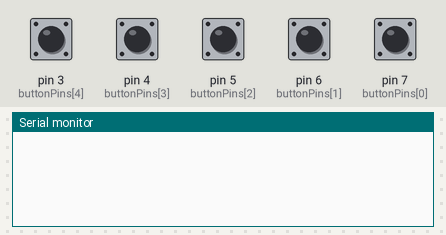
Simulated run of this sketch. Board: Arduino Uno, built with avr-gcc and run on an emulated ATmega328P. Parts: the last lines printed to the serial monitor. The inputs (shaded band) are chosen by the test bench; at power-on: pin 3 (buttonPins[4]), pin 4 (buttonPins[3]), pin 5 (buttonPins[2]), pin 6 (buttonPins[1]), pin 7 (buttonPins[0]) HIGH.

Above: at 1.2 s.
1.3 s: pin 3 (buttonPins[4]) pulled LOW for 0.15 s
At 3.0 s:
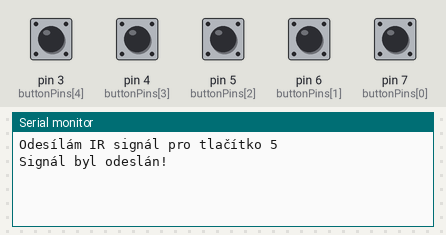
3.3 s: pin 4 (buttonPins[3]) pulled LOW for 0.15 s
At 3.7 s:
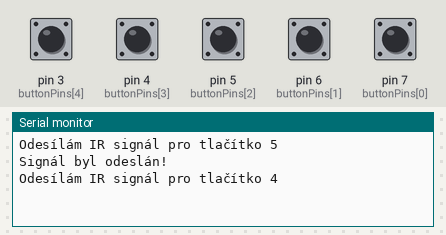
4.9 s: pin 5 (buttonPins[2]) pulled LOW for 0.15 s
At 6.0 s:
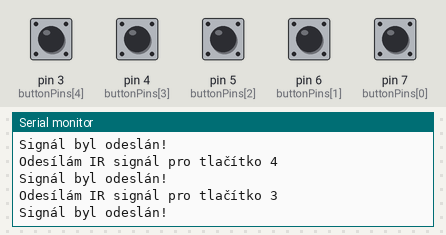
6.5 s: pin 6 (buttonPins[1]) pulled LOW for 0.15 s
At 7.8 s:
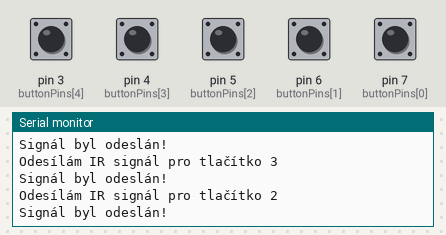
8.1 s: pin 7 (buttonPins[0]) pulled LOW for 0.15 s
At 9.6 s:
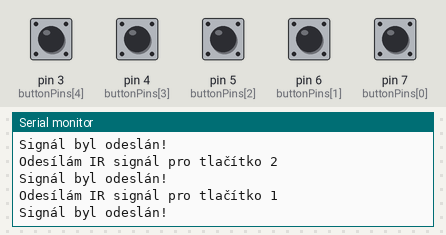
Timing chart, 0 to 10.7 s (numbered marks = the images above; inputs shaded):
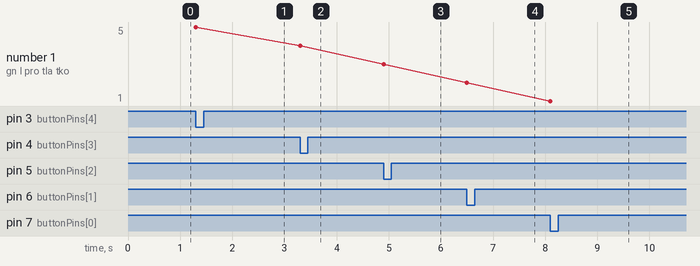

The sketch:

controller.ino
```cpp
#include <IRremote.h>

const int ledPin = 2;
const int buttonPins[] = {7, 6, 5, 4, 3, 1};

IRsend irsend(ledPin);
bool buttonState[] = {false, false, false, false, false, false};

uint16_t irSignals[6][12] = {
  {4500, 4500, 560, 560, 560, 1690, 560, 560, 560, 1690, 1200, 300},
  {4600, 4400, 580, 1700, 540, 600, 580, 560, 580, 1650, 800, 400},
  {4300, 4700, 600, 600, 600, 1600, 600, 600, 600, 1750, 1500, 350},
  {4700, 4300, 590, 1690, 570, 570, 590, 570, 590, 1600, 900, 500},
  {4400, 4600, 570, 570, 570, 570, 570, 570, 570, 1700, 1000, 450},
  {4550, 4450, 580, 1680, 560, 1700, 580, 580, 580, 580, 1100, 320}
};

void setup() {
  Serial.begin(9600);
  for (int i = 0; i < 6; i++) {
    pinMode(buttonPins[i], INPUT_PULLUP);
  }
}

void loop() {
  for (int i = 0; i < 6; i++) {
    checkButton(buttonPins[i], buttonState[i], irSignals[i], 12, i);
  }
}

void checkButton(int buttonPin, bool &buttonState, uint16_t signal[], int length, int index) {
  if (digitalRead(buttonPin) == LOW) {
    if (!buttonState) {
      buttonState = true;
      Serial.print("Odesílám IR signál pro tlačítko ");
      Serial.println(index + 1);

      for (int j = 0; j < 3; j++) {
        irsend.sendRaw(signal, length, 38);
        delay(100);
      }

      Serial.println("Signál byl odeslán!");
      delay(500);
    }
  } else {
    buttonState = false;
  }
}
```

Measured:
- after the input at 1.3 s, the serial monitor: prints a new line at once (image 1)
- after the input at 3.3 s, the serial monitor: prints a new line at once (image 2)
- after the input at 4.9 s, the serial monitor: prints a new line at once (image 3)
- after the input at 6.5 s, the serial monitor: prints a new line at once (image 4)
- after the input at 8.1 s, the serial monitor: prints a new line at once (image 5)
- plotted number 1: 5 → 4 after the input at 3.3 s, 4 → 3 after the input at 4.9 s, 3 → 2 after the input at 6.5 s, 2 → 1 after the input at 8.1 s
